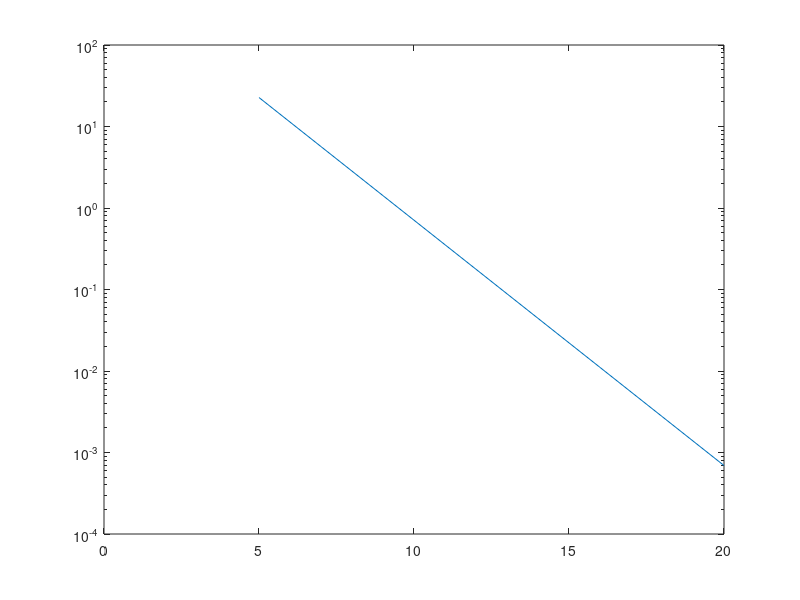

MATLAB code to generate this figure:
k=1000;
R = 5:20;
osc_gain = .1e9;
D = .5;
Fdes=1.05e9;
Fref = 10e6;
deltaF = osc_gain./(2.^R);
F0 = 1e9;

#jit=abs(1/Fdes-1./(Fdes+(2.^(-R)+1).*Fref./D))+...
#abs(1/Fdes-1./(Fdes-(2.^(-R)+1).*Fref./D));

jit = abs(1/Fdes-1./(Fdes+4*deltaF))+abs(1/Fdes-1./(Fdes-4*deltaF));

semilogy(R,jit/1e-12)
#sqnr = 6.02*R;
#20*log10((Fdes/Fref*D)/noise)=6.02*R;
#noise=10^(6.02*R/10)*Fref/Fdes/D;

#n1 =  rand(k,1);
#n2 =  rand(k,1);
k=1000;

p=.9;
g=.5;
pp=p.^((0:k-1)');
s=[];
for i=1:2000 
    noise = 2*rand(k,1)-1;
    s=[s sum(noise.*pp)];
end
#hist(s,30)
#g/(1-p)

#R=5:20;
#Fdes=1.05e9;
#Fref=10e6;
#D=.5;
#jitter = abs(1/Fdes .- 1./(Fdes+(2.^(-(R+1))-1/2)*Fref/D))